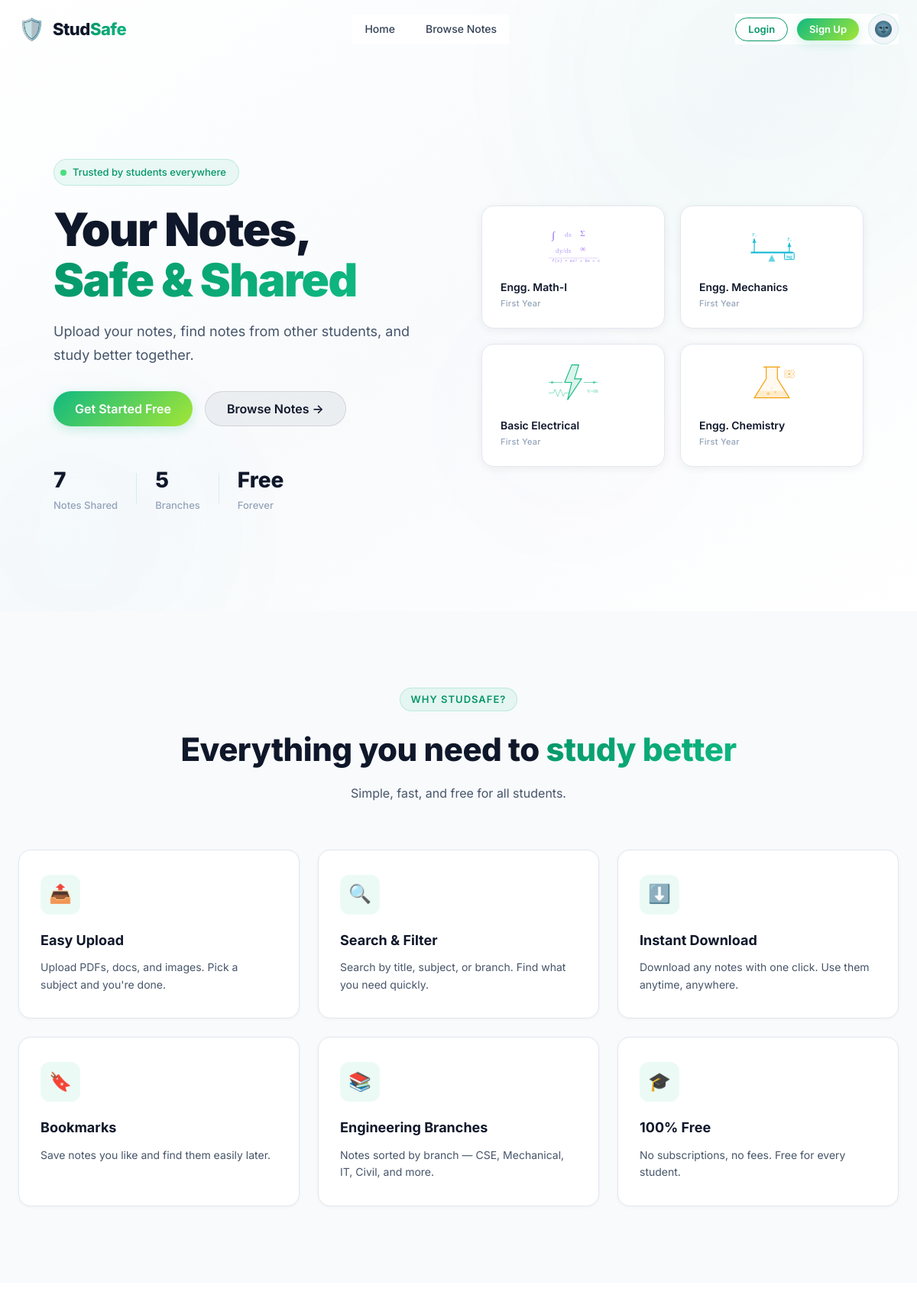
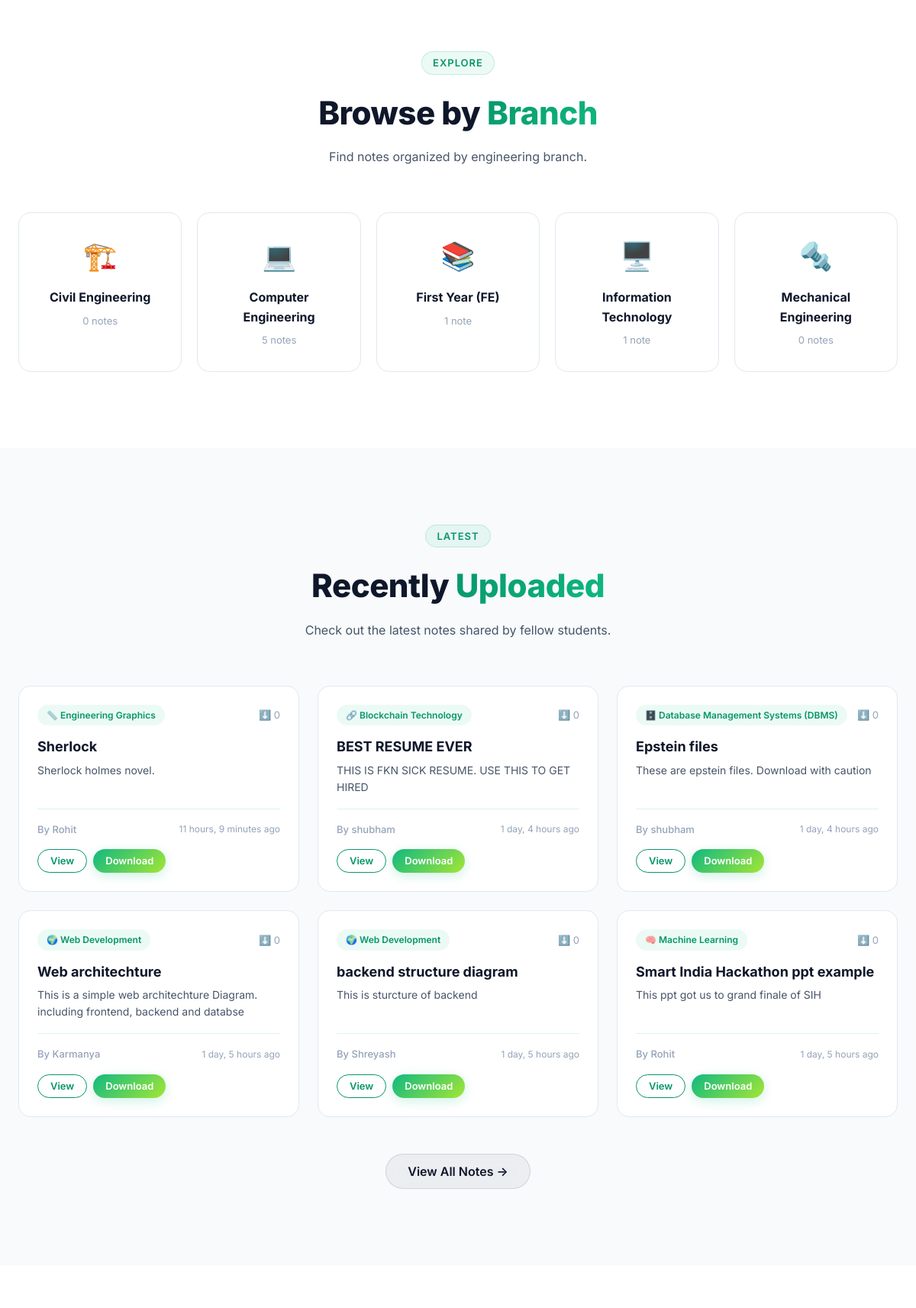
Before: / (upper part) with the older database file (2 pictures, top to bottom).
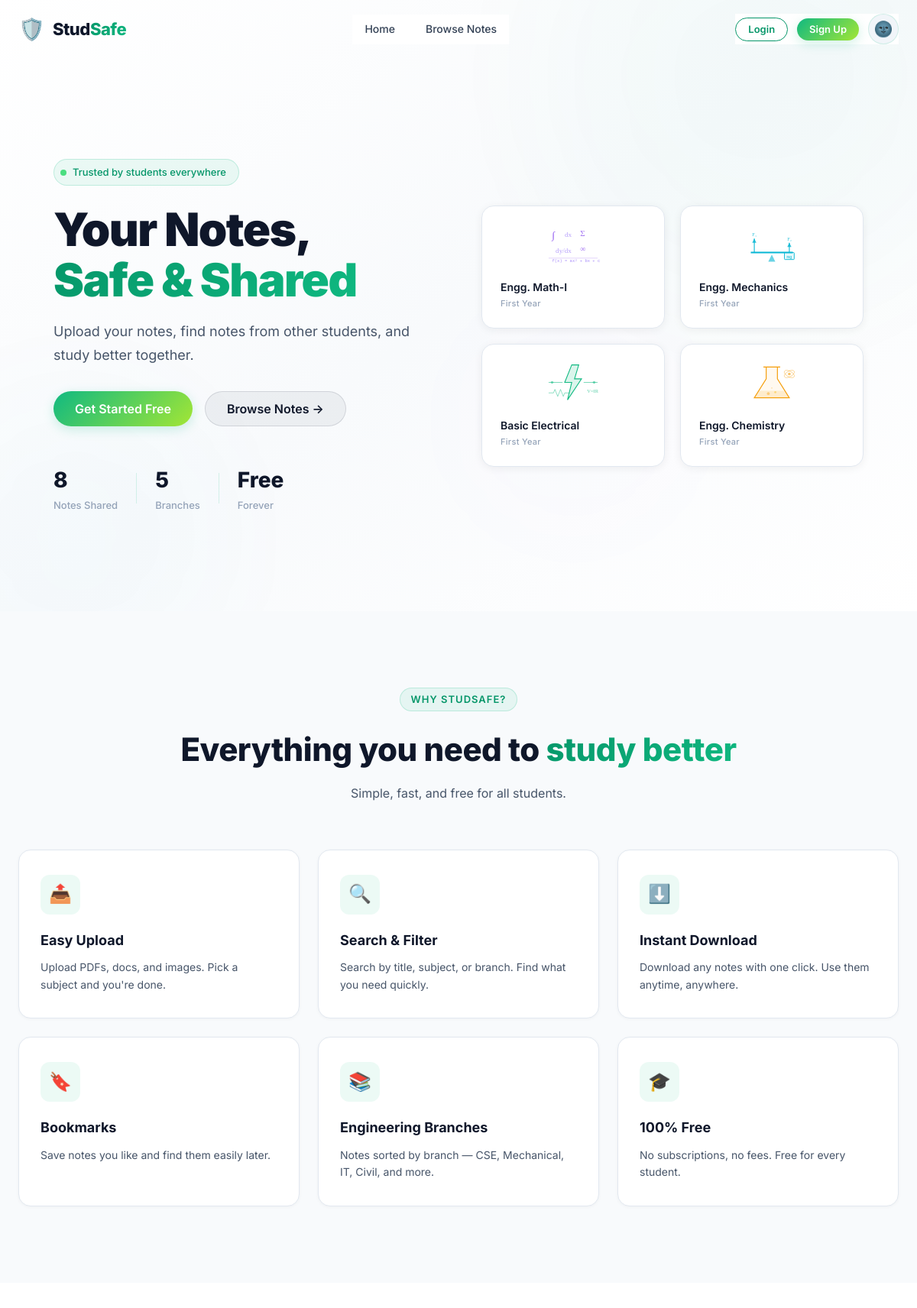
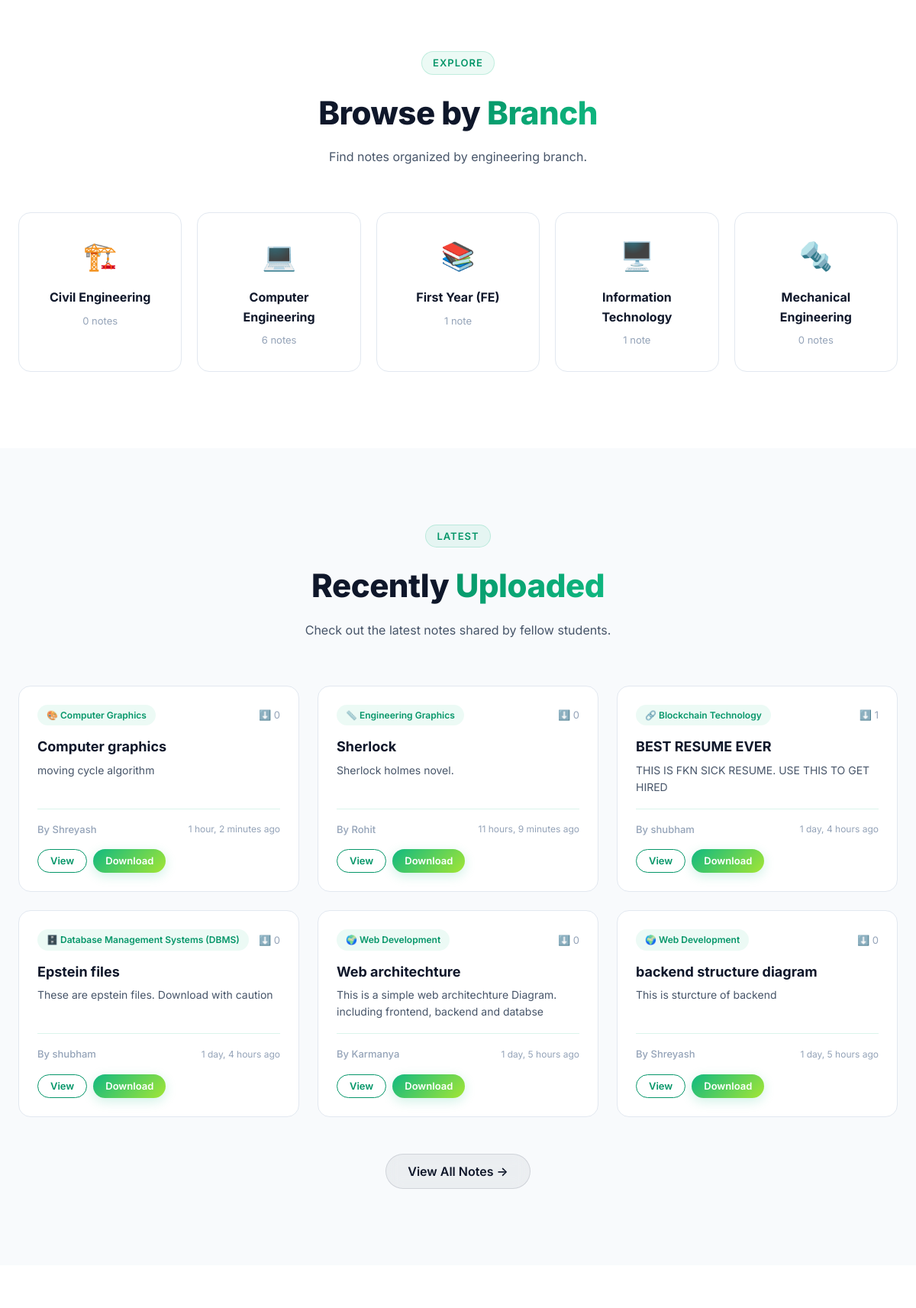
After: the same page with the newer database file (2 pictures, top to bottom).
### studapp/models.py (models this page shows, shortened)
class Branch(models.Model):
    name = models.CharField(max_length=150, unique=True)
    icon = models.CharField(max_length=50, default='🎓')
    created_at = models.DateTimeField(auto_now_add=True)
    class Meta:
        ordering = ['name']
        verbose_name_plural = 'Branches'

class Note(models.Model):
    title = models.CharField(max_length=200)
    description = models.TextField(blank=True, default='')
    subject = models.ForeignKey(Subject, on_delete=models.CASCADE, related_name='notes')
    uploaded_by = models.ForeignKey(User, on_delete=models.CASCADE, related_name='notes')
    file = models.FileField(upload_to='notes/%Y/%m/%d/')
    created_at = models.DateTimeField(auto_now_add=True)
    updated_at = models.DateTimeField(auto_now=True)
    downloads = models.PositiveIntegerField(default=0)
    class Meta:
        ordering = ['-created_at']

class Subject(models.Model):
    name = models.CharField(max_length=100)
    branch = models.ForeignKey(Branch, on_delete=models.CASCADE, related_name='subjects', null=True, blank=True)
    icon = models.CharField(max_length=50, default='📘')
    description = models.TextField(blank=True, default='')
    created_at = models.DateTimeField(auto_now_add=True)
    class Meta:
        ordering = ['branch__name', 'name']

### studapp/views.py (the view)
# urls.py: path('', views.home, name='home'),
def home(request):
    recent_notes = Note.objects.select_related('subject', 'subject__branch', 'uploaded_by')[:6]
    branches = Branch.objects.annotate(note_count=Count('subjects__notes'))
    featured_subjects = {}
    subject_map = {
        'math': 'Engineering Mathematics-I',
        'mechanics': 'Engineering Mechanics',
        'electrical': 'Basic Electrical Engineering',
        'chemistry': 'Engineering Chemistry',
    }
    for key, name in subject_map.items():
        subj = Subject.objects.filter(name=name).first()
        if subj:
            featured_subjects[key] = subj.id
    return render(request, 'home.html', {
        'recent_notes': recent_notes,
        'branches': branches,
        'total_notes': Note.objects.count(),
        'total_branches': Branch.objects.count(),
        'featured_subjects': featured_subjects,
    })

### studapp/context_processors.py (called while the page is built)
def branches_context(request):
    return {'branches': Branch.objects.all()}

### studapp/templates/home.html (shortened to what the changed rows need)
{% extends 'base.html' %}
{% load static %}
{% block content %}
<section class="hero" id="hero-section">
    <div class="hero-container">
        <div class="hero-content">
            <h1 class="hero-title" id="hero-title">
                Your Notes,<br>
                <span class="gradient-text">Safe & Shared</span>
            </h1>
            <div class="hero-stats" id="hero-stats">
                <div class="stat">
                    <span class="stat-number">{{ total_notes }}</span>
                    <span class="stat-label">Notes Shared</span>
                </div>
            </div>
        </div>
    </div>
</section>
<section class="features-section" id="features-section">
    <div class="section-container">
        <div class="section-header">
            <h2 class="section-title">Everything you need to <span class="gradient-text">study better</span></h2>
        </div>
    </div>
</section>
{% if branches %}
<section class="subjects-section" id="branches-section">
    <div class="section-container">
        <div class="section-header">
            <h2 class="section-title">Browse by <span class="gradient-text">Branch</span></h2>
        </div>
        <div class="subjects-grid" id="branches-grid">
            {% for branch in branches %}
            <a href="{% url 'browse' %}?branch={{ branch.id }}" class="subject-card" id="branch-{{ branch.id }}">
                <span class="subject-icon">{{ branch.icon }}</span>
                <h3 class="subject-name">{{ branch.name }}</h3>
                <span class="subject-count">{{ branch.note_count }} note{{ branch.note_count|pluralize }}</span>
            </a>
            {% endfor %}
        </div>
    </div>
</section>
{% endif %}
{% if recent_notes %}
<section class="recent-section" id="recent-section">
    <div class="section-container">
        <div class="section-header">
            <h2 class="section-title">Recently <span class="gradient-text">Uploaded</span></h2>
        </div>
        <div class="notes-grid" id="recent-notes-grid">
            {% for note in recent_notes %}
            <div class="note-card" id="note-card-{{ note.id }}">
                <div class="note-card-header">
                    <span class="note-subject-badge">{{ note.subject.icon }} {{ note.subject.name }}</span>
                    <span class="note-downloads">⬇️ {{ note.downloads }}</span>
                </div>
                <h3 class="note-title">{{ note.title }}</h3>
                <p class="note-desc">{{ note.description|truncatewords:15 }}</p>
                <div class="note-card-footer">
                    <span class="note-author">By {{ note.uploaded_by.first_name }}</span>
                    <span class="note-date">{{ note.created_at|timesince }} ago</span>
                </div>
                <div class="note-card-actions">
                    <a href="javascript:void(0)"
                        onclick="openPreview('{% url 'preview' note.id %}', '{{ note.title|escapejs }}')"
                        class="btn btn-outline btn-sm">View</a>
                    <a href="{% url 'download' note.id %}" class="btn btn-primary btn-sm">Download</a>
                </div>
            </div>
            {% endfor %}
        </div>
    </div>
</section>
{% endif %}
{% endblock %}

Changed rows visible on the page:
no longer on this page (row unchanged): Note: subject.icon "🧠", subject.name "Machine Learning", downloads "0", title "Smart India Hackathon ppt example", description "This ppt got us to grand finale of SIH", uploaded_by.first_name "Rohit", created_at "1 day, 5 hours"
computed for Branch "Computer Engineering": note_count "5" → "6"
added Note: subject.icon "🎨", subject.name "Computer Graphics", downloads "0", title "Computer graphics", description "moving cycle algorithm", uploaded_by.first_name "Shreyash", created_at "1 hour, 2 minutes"
changed Note "BEST RESUME EVER": downloads "0" → "1"
Other visible differences:
{{ total_notes }}: "7" → "8"
